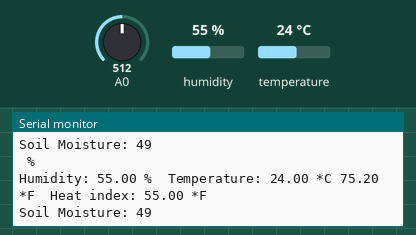
This sketch was run on a simulated ESP8266 (NodeMCU). Parts: the last lines printed to the serial monitor. Inputs (shaded band) come from the test bench; at power-on: humidity 55 %, A0 = 512, temperature 24 °C. WiFi joins after 1.5 s; servers stay silent unless stated; storage starts empty.

Above: at 1.2 s.
1.3 s: humidity set to 22 %
At 2.3 s:
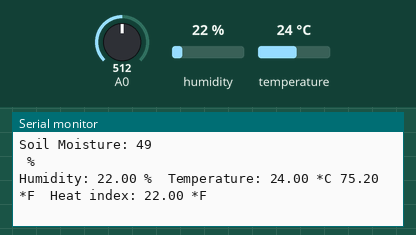
2.8 s: A0 set to 716
At 3.5 s:
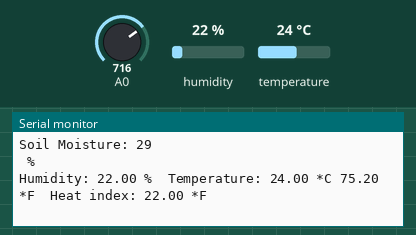
4.3 s: A0 set to 900
At 4.8 s:
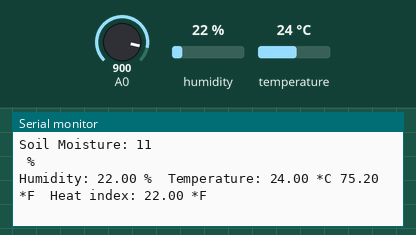
5.8 s: temperature set to 12 °C
Timing chart, 0 to 6.8 s (numbered marks = the images above; inputs shaded):
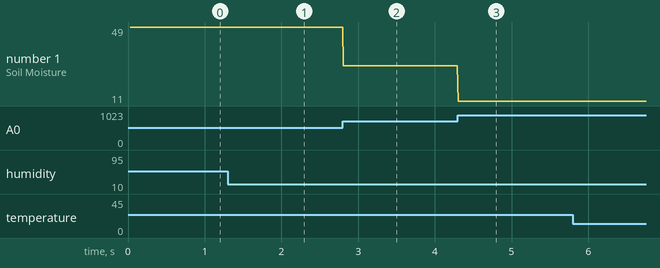

The sketch:

ESP8266_Gauges.ino
```cpp
// (licence header left out)
#include <Arduino.h>
#include <ESP8266WiFi.h>
#include <ESPAsyncTCP.h>
#include <ESPAsyncWebServer.h>
#include "LittleFS.h"
#include <Arduino_JSON.h>
#include <Adafruit_Sensor.h>
#include <DHT.h>

#define DHTPIN 2
#define MOISTUREPIN 14
#define DHTTYPE    DHT22

DHT dht(DHTPIN, DHTTYPE);


// Replace with your network credentials
const char* ssid = "Barribal_WiFi";
const char* password = "Welcome@123";

const char *ssid_ap = "NodeMCU";
const char *password_ap = "1234567890";

// Create AsyncWebServer object on port 80
AsyncWebServer server(80);

// Create an Event Source on /events
AsyncEventSource events("/events");

// Json Variable to Hold Sensor Readings
JSONVar readings;

// Timer variables
unsigned long lastTime = 0;
unsigned long timerDelay = 5000;

float humidity;
float temperature;
int moisture;


// Get Sensor Readings and return JSON object
String getSensorReadings(){
  readings["temperature"] = String(temperature);
  readings["humidity"] =  String(humidity);
  readings["moisture"] = String(moisture);
  String jsonString = JSON.stringify(readings);
  return jsonString;
}

// Initialize LittleFS
void initFS() {
  if (!LittleFS.begin()) {
    Serial.println("An error has occurred while mounting LittleFS");
  }
  Serial.println("LittleFS mounted successfully");
}

// Initialize WiFi
void initWiFi() {

  //WiFi Mode
  // WiFi.mode(WIFI_STA);
  // WiFi.begin(ssid, password);
  // Serial.print("Connecting to WiFi ..");

  // while (WiFi.status() != WL_CONNECTED) {
  //   Serial.print('.');
  //   delay(1000);
  // }
  // Serial.println(WiFi.localIP());


  //AP MODE
  WiFi.softAP(ssid_ap, password_ap);
  IPAddress myIP = WiFi.softAPIP();
  Serial.print("AP IP address: ");
  Serial.println(myIP);


}

void runDHT(){
  float h = dht.readHumidity();
  humidity = h;
  // Read temperature as Celsius (the default)
  float t = dht.readTemperature();
  temperature =t;
  // Read temperature as Fahrenheit (isFahrenheit = true)
  float f = dht.readTemperature(true);
  Serial.print("Humidity: ");
  Serial.print(h);
  Serial.print(" %\t");
  Serial.print("Temperature: ");
  Serial.print(t);
  Serial.print(" *C ");
  Serial.print(f);
  Serial.print(" *F\t");
  Serial.print("Heat index: ");
  Serial.print(h);
  Serial.println(" *F");
}

void runMoistureSensor(){

  moisture = analogRead(MOISTUREPIN);
  moisture = map(moisture, 1023, 0, 0, 100);
  Serial.print("Soil Moisture: ");
  Serial.println(moisture);
  Serial.println(" %");
  }


void setup() {
  Serial.begin(115200);
  dht.begin();
  initWiFi();
  initFS();

  // Web Server Root URL
  server.on("/", HTTP_GET, [](AsyncWebServerRequest *request){
    request->send(LittleFS, "/index.html", "text/html");
  });

  server.serveStatic("/", LittleFS, "/");

  // Request for the latest sensor readings
  server.on("/readings", HTTP_GET, [](AsyncWebServerRequest *request){
    String json = getSensorReadings();
    request->send(200, "application/json", json);
    json = String();
  });

  events.onConnect([](AsyncEventSourceClient *client){
    if(client->lastId()){
      Serial.printf("Client reconnected! Last message ID that it got is: %u\n", client->lastId());
    }
    // send event with message "hello!", id current millis
    // and set reconnect delay to 1 second
    client->send("hello!", NULL, millis(), 10000);
  });
  server.addHandler(&events);

  // Start server
  server.begin();
}

void loop() {
  if ((millis() - lastTime) > timerDelay) {
    // Send Events to the client with the Sensor Readings Every 30 seconds
    events.send("ping",NULL,millis());
    events.send(getSensorReadings().c_str(),"new_readings" ,millis());
    lastTime = millis();
  }
  runDHT();
  runMoistureSensor();
}
```

Measured:
- after the input at 1.3 s, the serial monitor: prints a new line after 0.74 s (image 1)
- after the input at 2.8 s, the serial monitor: prints a new line at once (image 2)
- after the input at 4.3 s, the serial monitor: prints a new line at once (image 3)
- plotted number 1: 49 → 29 after the input at 2.8 s, 29 → 11 after the input at 4.3 s
